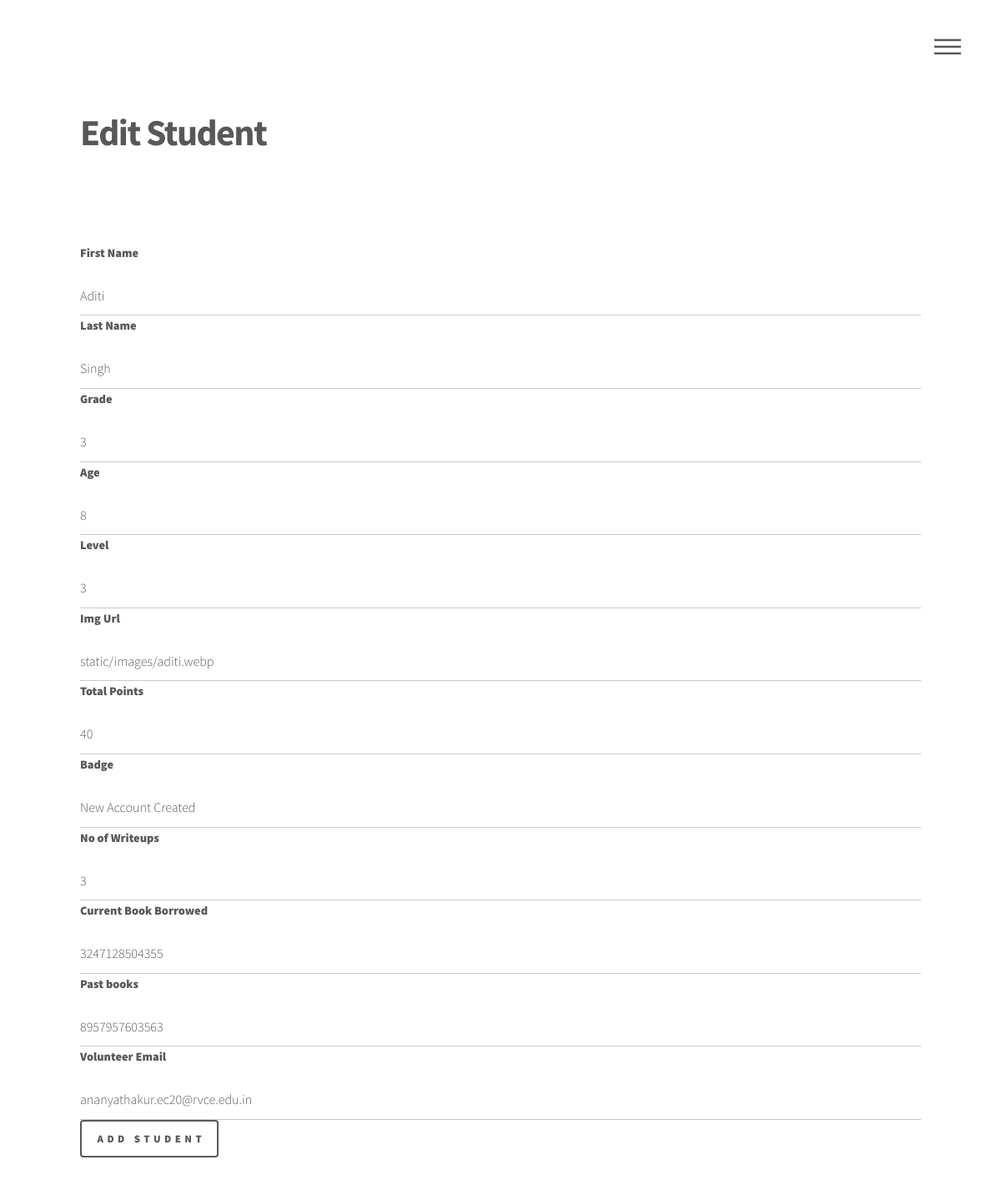
/edit-student/1, run on the app's committed database.
### main.py (models this page shows)
class Students(db.Model):
    id = db.Column(db.Integer, primary_key=True)
    first_name = db.Column(db.String(250), unique=True, nullable=False)  # string
    last_name = db.Column(db.String(250), nullable=False)  # string
    grade = db.Column(db.String(500), nullable=False)  # string
    age = db.Column(db.Integer, nullable=True)  # integer
    level_assigned = db.Column(db.String(50), nullable=True)  # string
    img_url = db.Column(db.String(250), nullable=True)
    total_points = db.Column(db.Integer, nullable=True)
    badge = db.Column(db.String, nullable=True)
    no_of_writeups = db.Column(db.Integer, nullable=True)
    current_book = db.Column(db.String(2500), nullable=True)
    past_books = db.Column(db.String(2500), nullable=True)
    volunteer_email = db.Column(db.String(250), nullable=False)

### main.py (the view, shortened to what this page needs)
@app.route('/edit-student/<int:index>', methods=["GET", "POST"])
def edit_student(index):
    student_found = Students.query.get(index)
    if student_found:
        edit_form = StudentForm(
            first_name=student_found.first_name,
            last_name=student_found.last_name,
            grade=student_found.grade,
            age=student_found.age,
            level_assigned=student_found.level_assigned,
            img_url=student_found.img_url,
            total_points=student_found.total_points,
            badge=student_found.badge,
            no_of_writeups=student_found.no_of_writeups,
            current_book=student_found.current_book,
            past_books=student_found.past_books,
            volunteer_email=student_found.volunteer_email
        )
        return render_template('add_student.html', heading="Edit Student", form=edit_form)

### form_data.py
class StudentForm(FlaskForm):
    first_name = StringField(label='First Name', validators=[DataRequired()])
    last_name = StringField(label='Last Name', validators=[DataRequired()])
    grade = StringField(label='Grade', validators=[DataRequired()])
    age = StringField(label='Age', validators=[DataRequired()])
    level_assigned = StringField(label='Level', validators=[DataRequired()])
    img_url = StringField(label='Img Url', validators=[DataRequired()])
    total_points = StringField(label='Total Points', validators=[DataRequired()])
    badge = StringField(label='Badge', validators=[DataRequired()])
    no_of_writeups = StringField(label='No of Writeups', validators=[DataRequired()])
    current_book = StringField(label='Current Book Borrowed', validators=[DataRequired()])
    past_books = StringField(label='Past books', validators=[DataRequired()])
    volunteer_email = StringField(label='Volunteer Email', validators=[DataRequired()])
    submit = SubmitField(label='Add Student')

### templates/add_student.html
{% import 'bootstrap/wtf.html' as wtf %}
{% include "header.html" %}
<div id="main">
	<div class="inner">
		<header>
			<h1>{{heading}}</h1>
			<br>
		</header>
		<p> {{ wtf.quick_form(form, novalidate=True, button_map={"submit": "btn btn-primary text-uppercase"}) }}</p>
{% include "footer.html" %}

### static/assets/css/main.css (style rules this page uses)
html, body, div, span, applet, object, iframe, h1, h2, h3, h4, h5, h6, p, blockquote, pre, a, abbr, acronym, address, big, cite, code, del, dfn, em, img, ins, kbd, q, s, samp, small, strike, strong, sub, sup, tt, var, b, u, i, center, dl, dt, dd, ol, ul, li, fieldset, form, label, legend, table, caption, tbody, tfoot, thead, tr, th, td, article, aside, canvas, details, embed, figure, figcaption, footer, header, hgroup, menu, nav, output, ruby, section, summary, time, mark, audio, video { margin: 0; padding: 0; border: 0; font-size: 100%; font: inherit; vertical-align: baseline; }
article, aside, details, figcaption, figure, footer, header, hgroup, menu, nav, section { display: block; }
body { line-height: 1; }
body { -webkit-text-size-adjust: none; }
input, select, textarea { -moz-appearance: none; -webkit-appearance: none; -ms-appearance: none; appearance: none; }
body { -ms-overflow-style: scrollbar; }
html { box-sizing: border-box; }
*, *:before, *:after { box-sizing: inherit; }
body { background: #ffffff; }
body, input, select, textarea { color: #585858; font-family: "Source Sans Pro", Helvetica, sans-serif; font-size: 16pt; font-weight: 300; line-height: 1.75; }
@media screen and (max-width: 1680px) { body, input, select, textarea { font-size: 14pt; } }
@media screen and (max-width: 1280px) { body, input, select, textarea { font-size: 12pt; } }
p { margin: 0 0 2em 0; }
h1 { font-size: 2.75em; font-weight: 700; line-height: 1.3; margin: 0 0 1em 0; letter-spacing: -0.035em; }
form { margin: 0 0 2em 0; overflow-x: hidden; }
label { display: block; font-size: 0.9em; font-weight: 900; margin: 0 0 1em 0; }
input[type="text"], input[type="password"], input[type="email"], input[type="tel"], select, textarea { -moz-appearance: none; -webkit-appearance: none; -ms-appearance: none; appearance: none; background-color: transparent; border: none; border-radius: 0; border-bottom: solid 1px #c9c9c9; color: inherit; display: block; outline: 0; padding: 0; text-decoration: none; width: 100%; }
input[type="text"], input[type="password"], input[type="email"], select { height: 3em; }
input[type="submit"], input[type="reset"], input[type="button"], button, .button { -moz-appearance: none; -webkit-appearance: none; -ms-appearance: none; appearance: none; -moz-transition: background-color 0.2s ease-in-out, color 0.2s ease-in-out, box-shadow 0.2s ease-in-out; -webkit-transition: background-color 0.2s ease-in-out, color 0.2s ease-in-out, box-shadow 0.2s ease-in-out; -ms-transition: background-color 0.2s ease-in-out, color 0.2s ease-in-out, box-shadow 0.2s ease-in-out; transition: background-color 0.2s ease-in-out, color 0.2s ease-in-out, box-shadow 0.2s ease-in-out; background-color: transparent; border-radius: 4px; border: 0; box-shadow: inset 0 0 0 2px #585858; color: #585858 !important; cursor: pointer; display: inline-block; font-size: 0.8em; font-weight: 900; height: 3.5em; letter-spacing: 0.35em; line-height: 3.45em; overflow: hidden; padding: 0 1.25em 0 1.6em; text-align: center; text-decoration: none; text-overflow: ellipsis; text-transform: uppercase; white-space: nowrap; }
#main { padding: 0em 0 6em 0 ; }
#wrapper > * > .inner { width: 100%; max-width: 68em; margin: 0 auto; padding: 0 2.5em; }

### data on the page
Students: first_name "Aditi", last_name "Singh", grade "3", age "8", level_assigned "3", img_url "static/images/aditi.webp", total_points "40", badge "New Account Created", no_of_writeups "3", current_book "3247128504355", past_books "8957957603563", volunteer_email "ananyathakur.ec20@rvce.edu.in"

### other printed values
{{ heading }} "Edit Student"
